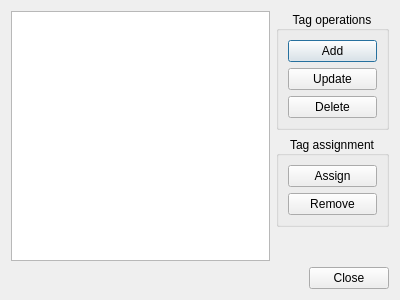
<?xml version="1.0" encoding="UTF-8"?>
<ui version="4.0">
 <class>TagsDialog</class>
 <widget class="QDialog" name="TagsDialog">
  <property name="geometry">
   <rect>
    <x>0</x>
    <y>0</y>
    <width>400</width>
    <height>300</height>
   </rect>
  </property>
  <property name="windowTitle">
   <string>Tag settings</string>
  </property>
  <layout class="QVBoxLayout" name="verticalLayout_2">
   <item>
    <layout class="QHBoxLayout" name="horizontalLayout">
     <item>
      <widget class="QTableWidget" name="tagTableWidget">
       <property name="selectionMode">
        <enum>QAbstractItemView::SingleSelection</enum>
       </property>
       <property name="selectionBehavior">
        <enum>QAbstractItemView::SelectRows</enum>
       </property>
       <property name="showGrid">
        <bool>false</bool>
       </property>
       <attribute name="horizontalHeaderVisible">
        <bool>false</bool>
       </attribute>
       <attribute name="horizontalHeaderStretchLastSection">
        <bool>true</bool>
       </attribute>
       <attribute name="verticalHeaderVisible">
        <bool>false</bool>
       </attribute>
       <column>
        <property name="text">
         <string>Tag</string>
        </property>
       </column>
       <column>
        <property name="text">
         <string>Id</string>
        </property>
       </column>
      </widget>
     </item>
     <item>
      <layout class="QVBoxLayout" name="verticalLayout">
       <item>
        <widget class="QGroupBox" name="tagOperGroup">
         <property name="title">
          <string>Tag operations</string>
         </property>
         <property name="alignment">
          <set>Qt::AlignCenter</set>
         </property>
         <layout class="QVBoxLayout" name="verticalLayout_3">
          <item>
           <widget class="QPushButton" name="pushButtonAdd">
            <property name="text">
             <string>Add</string>
            </property>
           </widget>
          </item>
          <item>
           <widget class="QPushButton" name="pushButtonUpdate">
            <property name="text">
             <string>Update</string>
            </property>
           </widget>
          </item>
          <item>
           <widget class="QPushButton" name="pushButtonDelete">
            <property name="text">
             <string>Delete</string>
            </property>
           </widget>
          </item>
         </layout>
        </widget>
       </item>
       <item>
        <widget class="QGroupBox" name="tagAssignGroup">
         <property name="title">
          <string>Tag assignment</string>
         </property>
         <property name="alignment">
          <set>Qt::AlignCenter</set>
         </property>
         <layout class="QVBoxLayout" name="verticalLayout_4">
          <item>
           <widget class="QPushButton" name="pushButtonAssign">
            <property name="text">
             <string>Assign</string>
            </property>
           </widget>
          </item>
          <item>
           <widget class="QPushButton" name="pushButtonRemove">
            <property name="text">
             <string>Remove</string>
            </property>
           </widget>
          </item>
         </layout>
        </widget>
       </item>
       <item>
        <spacer name="verticalSpacer">
         <property name="orientation">
          <enum>Qt::Vertical</enum>
         </property>
         <property name="sizeHint" stdset="0">
          <size>
           <width>20</width>
           <height>40</height>
          </size>
         </property>
        </spacer>
       </item>
      </layout>
     </item>
    </layout>
   </item>
   <item>
    <widget class="QDialogButtonBox" name="buttonBox">
     <property name="orientation">
      <enum>Qt::Horizontal</enum>
     </property>
     <property name="standardButtons">
      <set>QDialogButtonBox::Close</set>
     </property>
    </widget>
   </item>
  </layout>
 </widget>
 <resources/>
 <connections>
  <connection>
   <sender>buttonBox</sender>
   <signal>accepted()</signal>
   <receiver>TagsDialog</receiver>
   <slot>accept()</slot>
   <hints>
    <hint type="sourcelabel">
     <x>248</x>
     <y>254</y>
    </hint>
    <hint type="destinationlabel">
     <x>157</x>
     <y>274</y>
    </hint>
   </hints>
  </connection>
  <connection>
   <sender>buttonBox</sender>
   <signal>rejected()</signal>
   <receiver>TagsDialog</receiver>
   <slot>reject()</slot>
   <hints>
    <hint type="sourcelabel">
     <x>316</x>
     <y>260</y>
    </hint>
    <hint type="destinationlabel">
     <x>286</x>
     <y>274</y>
    </hint>
   </hints>
  </connection>
 </connections>
</ui>
